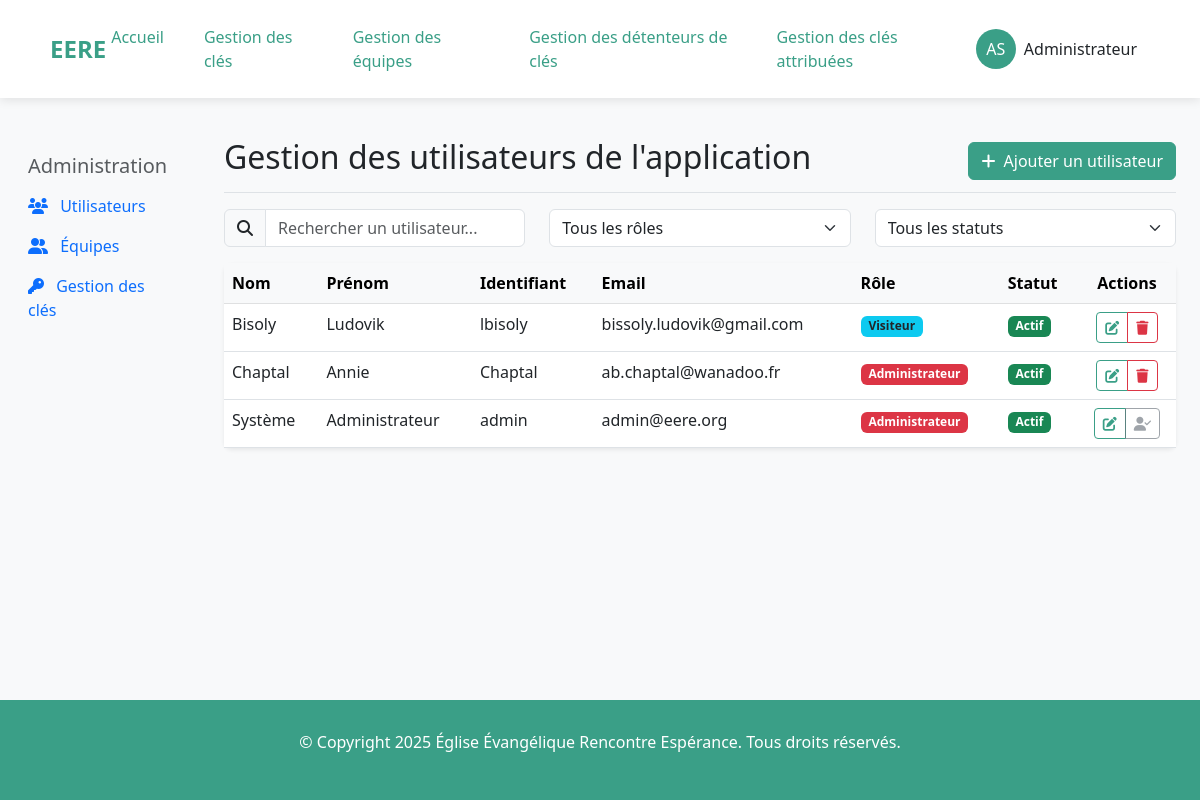
The app's page /owner_management/ (signed in), older data.
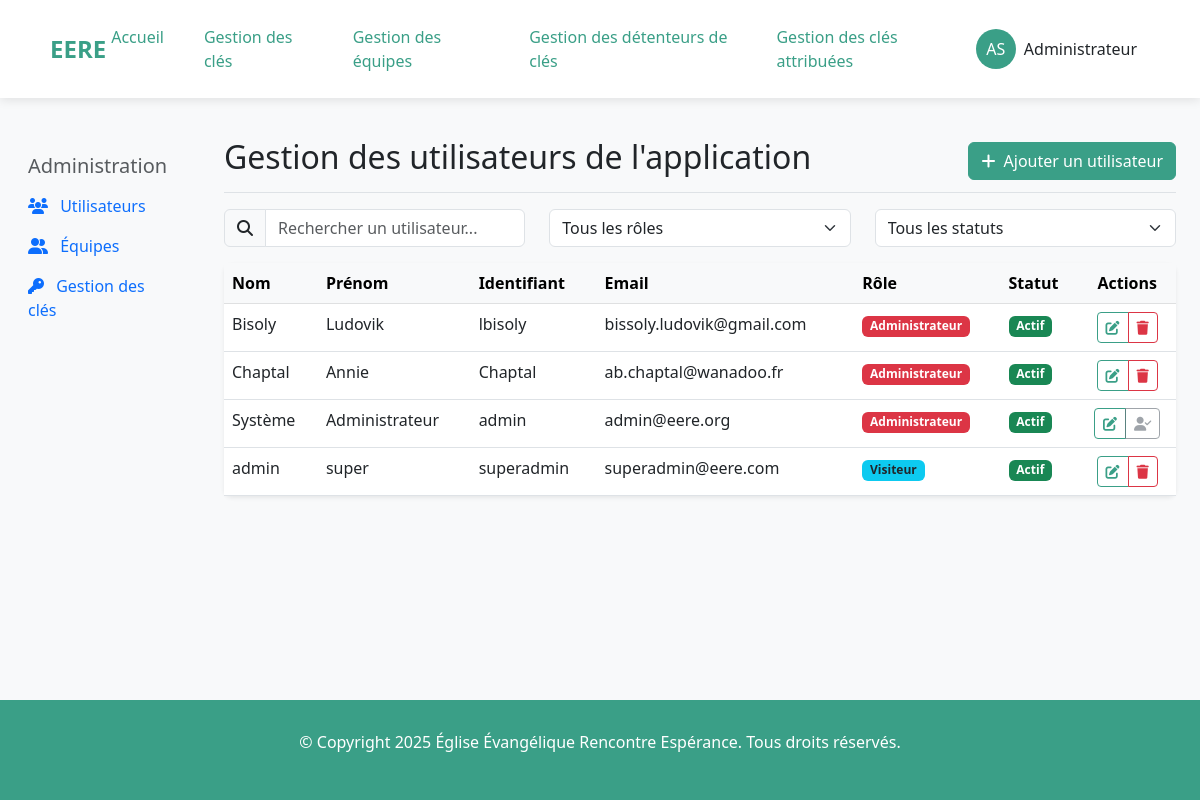
The same page, newer data.
### listings/models.py (models this page shows, shortened)
class Owner(AbstractUser):
    ADMINISTRATOR = 'admin'
    EDITOR = 'editor'
    VISITOR = 'visitor'
    ROLE_CHOICES = [
        (ADMINISTRATOR, 'Administrateur'),
        (EDITOR, 'Éditeur'),                # Peut modifier mais pas administrer
        (VISITOR, 'Visiteur'),              # Accès en lecture seule
    ]
    role = models.CharField(
        max_length=10,
        choices=ROLE_CHOICES,
        default=VISITOR,
        help_text="Détermine les permissions de l'utilisateur dans l'application"
    )
    groups = models.ManyToManyField(
        'auth.Group',
        verbose_name='groups',
        blank=True,
        help_text='The groups this user belongs to.',
        related_name='owner_set',
        related_query_name='owner',
    )
    user_permissions = models.ManyToManyField(
        'auth.Permission',
        verbose_name='user permissions',
        blank=True,
        help_text='Specific permissions for this user.',
        related_name='owner_set',
        related_query_name='owner',
    )
    class Meta:
        verbose_name = "Gestionnaire"
        verbose_name_plural = "Gestionnaires"

### listings/views.py (the view)
# urls.py: path('owner_management/', views.owner_management, name='owner_management'),
@login_required
@user_passes_test(is_admin)
def owner_management(request):
    owners_list = Owner.objects.all().order_by('last_name', 'first_name')
    paginator = Paginator(owners_list, 10)
    page_number = request.GET.get('page')
    owners = paginator.get_page(page_number)
    return render(request, 'listings/owner_management.html', {'owners': owners})

### listings/utils.py (called while the page is built)
def set_current_user(user):
    _thread_locals.user = user

    def __call__(self, request):
        if hasattr(request, 'user') and request.user.is_authenticated:
            set_current_user(request.user)
        else:
            set_current_user(None)
        response = self.get_response(request)
        set_current_user(None)
        return response

### listings/views.py (called while the page is built)
def is_admin(user):
    return user.role == 'admin'

### listings/templates/listings/owner_management.html (shortened to what this page needs)
{% extends "listings/base.html" %}
{% load static %}
{% block content %}
<div class="container-fluid mt-4">
    <div class="row">
        <div class="col-md-3 col-lg-2 d-md-block bg-light sidebar collapse">
            <div class="position-sticky pt-3">
                <h5 class="sidebar-heading d-flex justify-content-between align-items-center px-3 mt-3 mb-2 text-muted">
                    <span>Administration</span>
                </h5>
                <ul class="nav flex-column">
                    <li class="nav-item">
                        <a class="nav-link active" href="{% url 'owner_management' %}">
                            <i class="fas fa-users me-2"></i> Utilisateurs
                        </a>
                    </li>
                    <li class="nav-item">
                        <a class="nav-link" href="{% url 'team_list' %}">
                            <i class="fas fa-user-friends me-2"></i> Équipes
                        </a>
                    </li>
                    <li class="nav-item">
                        <a class="nav-link" href="{% url 'key_list' %}">
                            <i class="fas fa-key me-2"></i> Gestion des clés
                        </a>
                    </li>
                </ul>
            </div>
        </div>
        <main class="col-md-9 ms-sm-auto col-lg-10 px-md-4">
            <div class="d-flex justify-content-between flex-wrap flex-md-nowrap align-items-center pt-3 pb-2 mb-3 border-bottom">
                <h1 class="h2">Gestion des utilisateurs de l'application</h1>
                <div class="btn-toolbar mb-2 mb-md-0">
                    <a href="{% url 'add_owner' %}" class="btn btn-primary">
                        <i class="fas fa-plus me-1"></i> Ajouter un utilisateur
                    </a>
                </div>
            </div>
            <div class="row mb-3">
                <div class="col-md-4">
                    <div class="input-group">
                        <span class="input-group-text" id="search-addon">
                            <i class="fas fa-search"></i>
                        </span>
                        <input type="text" id="searchInput" class="form-control" placeholder="Rechercher un utilisateur..." aria-label="Rechercher">
                    </div>
                </div>
                <div class="col-md-4">
                    <select id="roleFilter" class="form-select">
                        <option value="">Tous les rôles</option>
                    </select>
                </div>
                <div class="col-md-4">
                    <select id="statusFilter" class="form-select">
                        <option value="">Tous les statuts</option>
                    </select>
                </div>
            </div>
            <div class="card shadow-sm">
                <div class="card-body p-0">
                    <div class="table-responsive">
                        <table class="table table-hover mb-0" id="usersTable">
                            <thead class="table-light">
                                <tr>
                                    <th>Nom</th>
                                    <th>Prénom</th>
                                    <th>Identifiant</th>
                                    <th>Email</th>
                                    <th>Rôle</th>
                                    <th>Statut</th>
                                    <th class="text-center">Actions</th>
                                </tr>
                            </thead>
                            <tbody>
                                {% for user_obj in owners %}
                                <tr>
                                    <td>{{ user_obj.last_name }}</td>
                                    <td>{{ user_obj.first_name }}</td>
                                    <td>{{ user_obj.username }}</td>
                                    <td>{{ user_obj.email }}</td>
                                    <td>
                                        <span class="badge {% if user_obj.role == 'admin' %}bg-danger{% elif user_obj.role == 'editor' %}bg-warning text-dark{% else %}bg-info text-dark{% endif %}">
                                            {{ user_obj.get_role_display }}
                                        </span>
                                    </td>
                                    <td>
                                        <span class="badge {% if user_obj.is_active %}bg-success{% else %}bg-secondary{% endif %}">
                                            {% if user_obj.is_active %}Actif{% else %}Inactif{% endif %}
                                        </span>
                                    </td>
                                    <td class="text-center">
                                        <div class="btn-group">
                                            <a href="{% url 'edit_owner' user_obj.id %}" class="btn btn-sm btn-outline-primary">
                                                <i class="fas fa-edit"></i>
                                            </a>
                                            {% if user_obj.id != user.id %}
                                            <a href="{% url 'delete_owner' user_obj.id %}" class="btn btn-sm btn-outline-danger">
                                                <i class="fas fa-trash"></i>
                                            </a>
                                            {% else %}
                                            <button type="button" class="btn btn-sm btn-outline-secondary" disabled title="Vous ne pouvez pas supprimer votre propre compte">
                                                <i class="fas fa-user-check"></i>
                                            </button>
                                            {% endif %}
                                        </div>
                                    </td>
                                </tr>
                                {% empty %}
                                <tr>
                                    <td colspan="7" class="text-center py-4">Aucun utilisateur trouvé.</td>
                                </tr>
                                {% endfor %}
                            </tbody>
                        </table>
                    </div>
                </div>
            </div>
        </main>
    </div>
</div>
{% endblock %}

### listings/templates/listings/base.html (shortened to what this page needs)
<!DOCTYPE html>
{% load static %}
<html lang="fr">
<head>
    <link href="https://cdn.jsdelivr.net/npm/bootstrap@5.3.0/dist/css/bootstrap.min.css" rel="stylesheet">
    <link rel="stylesheet" href="https://cdnjs.cloudflare.com/ajax/libs/font-awesome/6.4.0/css/all.min.css">
</head>
<body>
    <header class="top-header">
        <div class="logo" onclick="window.location.href='{% url 'home' %}'">EERE</div>
        <nav class="nav-menu">
            <a href="{% url 'home' %}" id="menu-home">Accueil</a>
            <a href="{% url 'key_list' %}" id="menu-key_list">Gestion des clés</a>
            <a href="{% url 'team_list' %}" id="menu-team_list">Gestion des équipes</a>
            {% if request.user.role == 'admin' %}
                <a href="{% url 'user_list' %}" id="menu-user_list">Gestion des détenteurs de clés</a>
            {% endif %}
            <a href="{% url 'user_keys' %}" id="menu-user_keys">Gestion des clés attribuées</a>
        </nav>
        {% if request.user.is_authenticated %}
        <div class="user-menu dropdown">
            <button class="btn dropdown-toggle" type="button" id="userMenuButton" data-bs-toggle="dropdown" aria-expanded="false">
                <div class="d-flex align-items-center">
                    <div class="user-initials me-2">
                        {{ request.user.first_name|first }}{{ request.user.last_name|first }}
                    </div>
                    <span class="d-none d-md-inline">{{ request.user.first_name }}</span>
                </div>
            </button>
        </div>
        {% endif %}
    </header>
    <main role="main">
        {% block content %}{% endblock %}
    </main>
    <footer class="footer" id="contact">
        <p>&copy; Copyright {% now "Y" %} Église Évangélique Rencontre Espérance. Tous droits réservés.</p>
    </footer>
</body>
</html>

Row changes from the older to the newer data that the page shows:
changed Owner "Bisoly": role "Visiteur" → "Administrateur"
added Owner: last_name "admin", first_name "super", username "superadmin", email "superadmin@eere.com", role "Visiteur", is_active "Actif"
